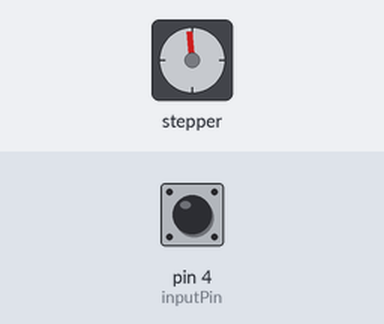
The sketch below on a simulated Arduino Uno, built with avr-gcc and run on an emulated ATmega328P. On the bench: stepper motor. Inputs (shaded band) come from the test bench; at power-on: pin 4 (inputPin) HIGH. Stepper angles assume 2038 steps per turn.

Above: at 0.8 s.
0.9 s: pin 4 (inputPin) pulled LOW for 0.15 s
At 1.33 s:
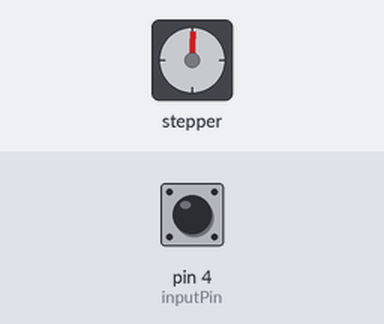
At 1.94 s:
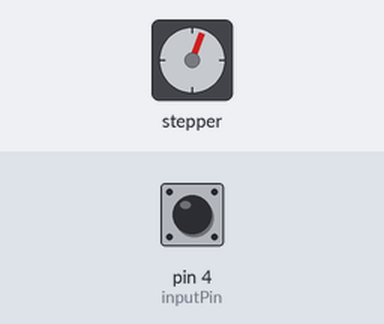
Timing chart, 0 to 18.9 s (numbered marks = the images above; inputs shaded):
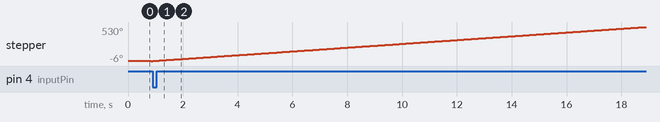

The sketch:

porte_avec_butte.ino
```cpp
#include <Stepper.h>
#define motorPin1 8   // IN1 on the ULN2003 driver
#define motorPin2 9   // IN2 on the ULN2003 driver
#define motorPin3 10  // IN3 on the ULN2003 driver
#define motorPin4 11  // IN4 on the ULN2003 driver

#define STEPS_TOUR 2038  //le nombre d'etape pour faire 1 tour  le moteur en full-step mode fait 2048 en half step mode 4096
Stepper myStepper(STEPS_TOUR, motorPin1, motorPin3, motorPin2, motorPin4);

float nb_tours = 1.5;

#define inputPin 4

void setup() {
  //reset / homing
  pinMode(inputPin, INPUT_PULLUP);
  while (digitalRead(inputPin) == HIGH) {
    myStepper.step(-1);
    delay(30);
  }

  myStepper.setSpeed(5);
}

void loop() {
  myStepper.step(nb_tours * STEPS_TOUR);
  delay(2000);
  myStepper.step(nb_tours * STEPS_TOUR * -1);
  delay(2000);
}
```
